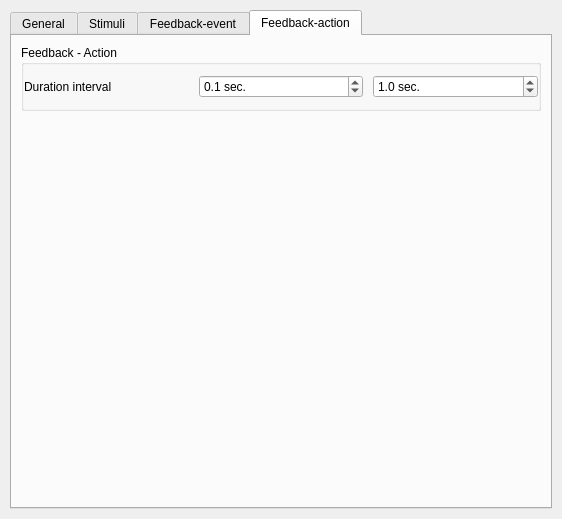
<?xml version="1.0" encoding="UTF-8"?>
<ui version="4.0">
 <class>CTConfToyFlower</class>
 <widget class="QWidget" name="CTConfToyFlower">
  <property name="geometry">
   <rect>
    <x>0</x>
    <y>0</y>
    <width>562</width>
    <height>519</height>
   </rect>
  </property>
  <property name="sizePolicy">
   <sizepolicy hsizetype="MinimumExpanding" vsizetype="Preferred">
    <horstretch>0</horstretch>
    <verstretch>0</verstretch>
   </sizepolicy>
  </property>
  <property name="minimumSize">
   <size>
    <width>500</width>
    <height>0</height>
   </size>
  </property>
  <property name="windowTitle">
   <string/>
  </property>
  <layout class="QVBoxLayout" name="qvb_main_layout">
   <property name="spacing">
    <number>20</number>
   </property>
   <property name="margin">
    <number>10</number>
   </property>
   <item>
    <widget class="QTabWidget" name="tabWidget">
     <property name="currentIndex">
      <number>3</number>
     </property>
     <widget class="QWidget" name="tabGeneral">
      <attribute name="title">
       <string>General</string>
      </attribute>
      <layout class="QVBoxLayout" name="verticalLayout">
       <item>
        <widget class="QGroupBox" name="qgb_comment">
         <property name="title">
          <string>Comment</string>
         </property>
         <property name="flat">
          <bool>true</bool>
         </property>
         <layout class="QGridLayout" name="qgl_comment_layout">
          <property name="leftMargin">
           <number>0</number>
          </property>
          <property name="topMargin">
           <number>10</number>
          </property>
          <property name="rightMargin">
           <number>0</number>
          </property>
          <property name="bottomMargin">
           <number>10</number>
          </property>
          <property name="horizontalSpacing">
           <number>10</number>
          </property>
          <property name="verticalSpacing">
           <number>5</number>
          </property>
          <item row="0" column="0">
           <widget class="QPlainTextEdit" name="qte_comment">
            <property name="sizePolicy">
             <sizepolicy hsizetype="Expanding" vsizetype="Fixed">
              <horstretch>0</horstretch>
              <verstretch>0</verstretch>
             </sizepolicy>
            </property>
            <property name="minimumSize">
             <size>
              <width>0</width>
              <height>50</height>
             </size>
            </property>
            <property name="maximumSize">
             <size>
              <width>16777215</width>
              <height>50</height>
             </size>
            </property>
            <property name="horizontalScrollBarPolicy">
             <enum>Qt::ScrollBarAlwaysOff</enum>
            </property>
           </widget>
          </item>
         </layout>
        </widget>
       </item>
       <item>
        <widget class="QGroupBox" name="qgb_runtime">
         <property name="title">
          <string>Runtime</string>
         </property>
         <property name="flat">
          <bool>true</bool>
         </property>
         <layout class="QGridLayout" name="qgl_runtime_layout">
          <property name="leftMargin">
           <number>0</number>
          </property>
          <property name="topMargin">
           <number>10</number>
          </property>
          <property name="rightMargin">
           <number>0</number>
          </property>
          <property name="bottomMargin">
           <number>10</number>
          </property>
          <property name="horizontalSpacing">
           <number>10</number>
          </property>
          <property name="verticalSpacing">
           <number>5</number>
          </property>
          <item row="0" column="1">
           <widget class="CTDoubleSpinBox" name="qsb_block_duration">
            <property name="readOnly">
             <bool>true</bool>
            </property>
            <property name="buttonSymbols">
             <enum>QAbstractSpinBox::NoButtons</enum>
            </property>
            <property name="suffix">
             <string> sec.</string>
            </property>
            <property name="decimals">
             <number>1</number>
            </property>
            <property name="minimum">
             <double>0.000000000000000</double>
            </property>
            <property name="maximum">
             <double>300.000000000000000</double>
            </property>
            <property name="singleStep">
             <double>0.100000000000000</double>
            </property>
            <property name="value">
             <double>0.000000000000000</double>
            </property>
           </widget>
          </item>
          <item row="1" column="1">
           <widget class="CTDoubleSpinBox" name="qsb_pause">
            <property name="suffix">
             <string> sec.</string>
            </property>
            <property name="decimals">
             <number>1</number>
            </property>
            <property name="singleStep">
             <double>0.100000000000000</double>
            </property>
           </widget>
          </item>
          <item row="0" column="3">
           <widget class="CTSpinBox" name="qsb_block_repetitions">
            <property name="suffix">
             <string> x</string>
            </property>
            <property name="minimum">
             <number>1</number>
            </property>
            <property name="maximum">
             <number>100</number>
            </property>
           </widget>
          </item>
          <item row="1" column="0">
           <widget class="QLabel" name="qlb_pause">
            <property name="text">
             <string>Pause</string>
            </property>
           </widget>
          </item>
          <item row="0" column="0">
           <widget class="QLabel" name="qlb_block_duration">
            <property name="text">
             <string>Block duration</string>
            </property>
           </widget>
          </item>
          <item row="0" column="2">
           <widget class="QLabel" name="qlb_block_repetitions">
            <property name="text">
             <string>Block repetitions</string>
            </property>
           </widget>
          </item>
         </layout>
        </widget>
       </item>
       <item>
        <widget class="QGroupBox" name="groupBox">
         <property name="enabled">
          <bool>false</bool>
         </property>
         <property name="title">
          <string>Position of the toy in the system</string>
         </property>
         <layout class="QGridLayout" name="gridLayout_2" columnstretch="1,0,1">
          <item row="1" column="0">
           <widget class="QRadioButton" name="qrb_block_position_left">
            <property name="text">
             <string>Left wall</string>
            </property>
           </widget>
          </item>
          <item row="0" column="1">
           <widget class="QLabel" name="qlb_block_position_arch">
            <property name="text">
             <string>on position</string>
            </property>
           </widget>
          </item>
          <item row="0" column="0">
           <widget class="QRadioButton" name="qrb_block_position_arch">
            <property name="text">
             <string>Arch</string>
            </property>
           </widget>
          </item>
          <item row="2" column="0">
           <widget class="QRadioButton" name="qrb_block_position_right">
            <property name="text">
             <string>Right wall</string>
            </property>
           </widget>
          </item>
          <item row="0" column="2">
           <widget class="QComboBox" name="qcb_block_position_arch">
            <item>
             <property name="text">
              <string>Any</string>
             </property>
            </item>
            <item>
             <property name="text">
              <string>#1</string>
             </property>
            </item>
            <item>
             <property name="text">
              <string>#2</string>
             </property>
            </item>
            <item>
             <property name="text">
              <string>#3</string>
             </property>
            </item>
           </widget>
          </item>
          <item row="1" column="1">
           <widget class="QLabel" name="qlb_block_position_left">
            <property name="text">
             <string>on position</string>
            </property>
           </widget>
          </item>
          <item row="1" column="2">
           <widget class="QComboBox" name="qcb_block_position_left">
            <item>
             <property name="text">
              <string>Any</string>
             </property>
            </item>
            <item>
             <property name="text">
              <string>#1</string>
             </property>
            </item>
            <item>
             <property name="text">
              <string>#2</string>
             </property>
            </item>
            <item>
             <property name="text">
              <string>#3</string>
             </property>
            </item>
           </widget>
          </item>
          <item row="2" column="1">
           <widget class="QLabel" name="qlb_block_position_right">
            <property name="text">
             <string>on position</string>
            </property>
           </widget>
          </item>
          <item row="2" column="2">
           <widget class="QComboBox" name="qcb_block_position_right">
            <item>
             <property name="text">
              <string>Any</string>
             </property>
            </item>
            <item>
             <property name="text">
              <string>#1</string>
             </property>
            </item>
            <item>
             <property name="text">
              <string>#2</string>
             </property>
            </item>
            <item>
             <property name="text">
              <string>#3</string>
             </property>
            </item>
           </widget>
          </item>
         </layout>
        </widget>
       </item>
       <item>
        <spacer name="verticalSpacer">
         <property name="orientation">
          <enum>Qt::Vertical</enum>
         </property>
         <property name="sizeHint" stdset="0">
          <size>
           <width>20</width>
           <height>40</height>
          </size>
         </property>
        </spacer>
       </item>
      </layout>
      <zorder>qgb_comment</zorder>
      <zorder>qgb_runtime</zorder>
      <zorder>verticalSpacer</zorder>
      <zorder>groupBox</zorder>
     </widget>
     <widget class="QWidget" name="tabStimuli">
      <attribute name="title">
       <string>Stimuli</string>
      </attribute>
      <layout class="QVBoxLayout" name="verticalLayout_3">
       <item>
        <widget class="QGroupBox" name="qgb_stimuli">
         <property name="title">
          <string>Stimuli</string>
         </property>
         <property name="flat">
          <bool>true</bool>
         </property>
         <layout class="QVBoxLayout" name="qvb_stimuli_layout">
          <property name="spacing">
           <number>10</number>
          </property>
          <property name="leftMargin">
           <number>0</number>
          </property>
          <property name="topMargin">
           <number>10</number>
          </property>
          <property name="rightMargin">
           <number>0</number>
          </property>
          <property name="bottomMargin">
           <number>10</number>
          </property>
         </layout>
        </widget>
       </item>
       <item>
        <spacer name="verticalSpacer_3">
         <property name="orientation">
          <enum>Qt::Vertical</enum>
         </property>
         <property name="sizeHint" stdset="0">
          <size>
           <width>20</width>
           <height>40</height>
          </size>
         </property>
        </spacer>
       </item>
      </layout>
      <zorder>qgb_stimuli</zorder>
      <zorder>verticalSpacer_3</zorder>
     </widget>
     <widget class="QWidget" name="tabFeedbackEvent">
      <attribute name="title">
       <string>Feedback-event</string>
      </attribute>
      <layout class="QVBoxLayout" name="verticalLayout_4">
       <item>
        <widget class="QGroupBox" name="qgb_events">
         <property name="title">
          <string>Feedback - Event/Condition</string>
         </property>
         <property name="flat">
          <bool>true</bool>
         </property>
         <layout class="QGridLayout" name="qgl_events_layout">
          <property name="leftMargin">
           <number>0</number>
          </property>
          <property name="topMargin">
           <number>10</number>
          </property>
          <property name="rightMargin">
           <number>0</number>
          </property>
          <property name="bottomMargin">
           <number>10</number>
          </property>
          <property name="horizontalSpacing">
           <number>10</number>
          </property>
          <property name="verticalSpacing">
           <number>5</number>
          </property>
          <item row="4" column="0">
           <widget class="QRadioButton" name="qrb_position_event">
            <property name="text">
             <string>Position</string>
            </property>
           </widget>
          </item>
          <item row="5" column="2">
           <widget class="QComboBox" name="qcb_body">
            <property name="enabled">
             <bool>false</bool>
            </property>
            <item>
             <property name="text">
              <string>right to left</string>
             </property>
            </item>
            <item>
             <property name="text">
              <string>left to right</string>
             </property>
            </item>
           </widget>
          </item>
          <item row="5" column="1">
           <widget class="QLabel" name="qlb_body">
            <property name="text">
             <string>If body moves</string>
            </property>
           </widget>
          </item>
          <item row="5" column="0">
           <widget class="QRadioButton" name="qrb_body_event">
            <property name="text">
             <string>Body</string>
            </property>
           </widget>
          </item>
          <item row="2" column="2">
           <widget class="QComboBox" name="qcb_force">
            <property name="enabled">
             <bool>false</bool>
            </property>
           </widget>
          </item>
          <item row="0" column="0" colspan="4">
           <widget class="QRadioButton" name="qrb_null_event">
            <property name="text">
             <string>Do not process feedback</string>
            </property>
            <property name="checked">
             <bool>true</bool>
            </property>
           </widget>
          </item>
          <item row="1" column="0" colspan="4">
           <spacer name="qv_spacer">
            <property name="orientation">
             <enum>Qt::Vertical</enum>
            </property>
            <property name="sizeType">
             <enum>QSizePolicy::Fixed</enum>
            </property>
            <property name="sizeHint" stdset="0">
             <size>
              <width>5</width>
              <height>10</height>
             </size>
            </property>
           </spacer>
          </item>
          <item row="3" column="2">
           <widget class="CTDoubleSpinBox" name="qsb_force">
            <property name="enabled">
             <bool>false</bool>
            </property>
            <property name="suffix">
             <string> Nm.</string>
            </property>
            <property name="decimals">
             <number>1</number>
            </property>
            <property name="singleStep">
             <double>0.100000000000000</double>
            </property>
           </widget>
          </item>
          <item row="2" column="1">
           <widget class="QLabel" name="qlb_force2">
            <property name="text">
             <string>Select sensor</string>
            </property>
           </widget>
          </item>
          <item row="3" column="1">
           <widget class="QLabel" name="qlb_force">
            <property name="text">
             <string>If force exceeds</string>
            </property>
           </widget>
          </item>
          <item row="4" column="3">
           <widget class="QLabel" name="qlb_position_add">
            <property name="text">
             <string>position</string>
            </property>
           </widget>
          </item>
          <item row="4" column="2">
           <widget class="QComboBox" name="qcb_position">
            <property name="enabled">
             <bool>false</bool>
            </property>
           </widget>
          </item>
          <item row="2" column="0">
           <widget class="QRadioButton" name="qrb_force_event">
            <property name="text">
             <string>Force</string>
            </property>
           </widget>
          </item>
          <item row="4" column="1">
           <widget class="QLabel" name="qlb_position">
            <property name="text">
             <string>If infant reaches</string>
            </property>
           </widget>
          </item>
          <item row="2" column="3">
           <widget class="QLabel" name="qlb_force3">
            <property name="text">
             <string>sensor(s)</string>
            </property>
           </widget>
          </item>
          <item row="6" column="0">
           <widget class="QRadioButton" name="qrb_head_event">
            <property name="text">
             <string>Head</string>
            </property>
           </widget>
          </item>
          <item row="6" column="1">
           <widget class="QLabel" name="qlb_head">
            <property name="text">
             <string>If head moves</string>
            </property>
           </widget>
          </item>
          <item row="6" column="2">
           <widget class="QComboBox" name="qcb_head">
            <property name="enabled">
             <bool>false</bool>
            </property>
            <item>
             <property name="text">
              <string>right to left</string>
             </property>
            </item>
            <item>
             <property name="text">
              <string>left to right</string>
             </property>
            </item>
           </widget>
          </item>
         </layout>
        </widget>
       </item>
       <item>
        <spacer name="verticalSpacer_4">
         <property name="orientation">
          <enum>Qt::Vertical</enum>
         </property>
         <property name="sizeHint" stdset="0">
          <size>
           <width>20</width>
           <height>40</height>
          </size>
         </property>
        </spacer>
       </item>
      </layout>
      <zorder>qgb_events</zorder>
      <zorder>verticalSpacer_4</zorder>
     </widget>
     <widget class="QWidget" name="tabFeedbackAction">
      <attribute name="title">
       <string>Feedback-action</string>
      </attribute>
      <layout class="QVBoxLayout" name="verticalLayout_2">
       <item>
        <widget class="QGroupBox" name="qgb_actions">
         <property name="title">
          <string>Feedback - Action</string>
         </property>
         <property name="flat">
          <bool>true</bool>
         </property>
         <layout class="QVBoxLayout" name="qvb_actions_layout">
          <property name="spacing">
           <number>10</number>
          </property>
          <property name="leftMargin">
           <number>0</number>
          </property>
          <property name="topMargin">
           <number>10</number>
          </property>
          <property name="rightMargin">
           <number>0</number>
          </property>
          <property name="bottomMargin">
           <number>10</number>
          </property>
          <item>
           <layout class="QGridLayout" name="gridLayout">
            <item row="0" column="0">
             <widget class="QLabel" name="label">
              <property name="text">
               <string>Duration interval</string>
              </property>
             </widget>
            </item>
            <item row="0" column="1">
             <widget class="CTDoubleSpinBox" name="qsb_duration_min">
              <property name="enabled">
               <bool>true</bool>
              </property>
              <property name="suffix">
               <string> sec.</string>
              </property>
              <property name="decimals">
               <number>1</number>
              </property>
              <property name="maximum">
               <double>1.000000000000000</double>
              </property>
              <property name="singleStep">
               <double>0.100000000000000</double>
              </property>
              <property name="value">
               <double>0.100000000000000</double>
              </property>
             </widget>
            </item>
            <item row="0" column="2">
             <widget class="CTDoubleSpinBox" name="qsb_duration_max">
              <property name="enabled">
               <bool>true</bool>
              </property>
              <property name="suffix">
               <string> sec.</string>
              </property>
              <property name="decimals">
               <number>1</number>
              </property>
              <property name="singleStep">
               <double>0.100000000000000</double>
              </property>
              <property name="value">
               <double>1.000000000000000</double>
              </property>
             </widget>
            </item>
           </layout>
          </item>
         </layout>
        </widget>
       </item>
       <item>
        <spacer name="verticalSpacer_5">
         <property name="orientation">
          <enum>Qt::Vertical</enum>
         </property>
         <property name="sizeHint" stdset="0">
          <size>
           <width>20</width>
           <height>40</height>
          </size>
         </property>
        </spacer>
       </item>
      </layout>
     </widget>
    </widget>
   </item>
  </layout>
 </widget>
 <customwidgets>
  <customwidget>
   <class>CTSpinBox</class>
   <extends>QSpinBox</extends>
   <header>Scenario_Designer/ct_customwidgets.h</header>
  </customwidget>
  <customwidget>
   <class>CTDoubleSpinBox</class>
   <extends>QDoubleSpinBox</extends>
   <header location="global">Scenario_Designer/ct_customwidgets.h</header>
  </customwidget>
 </customwidgets>
 <resources/>
 <connections/>
</ui>
